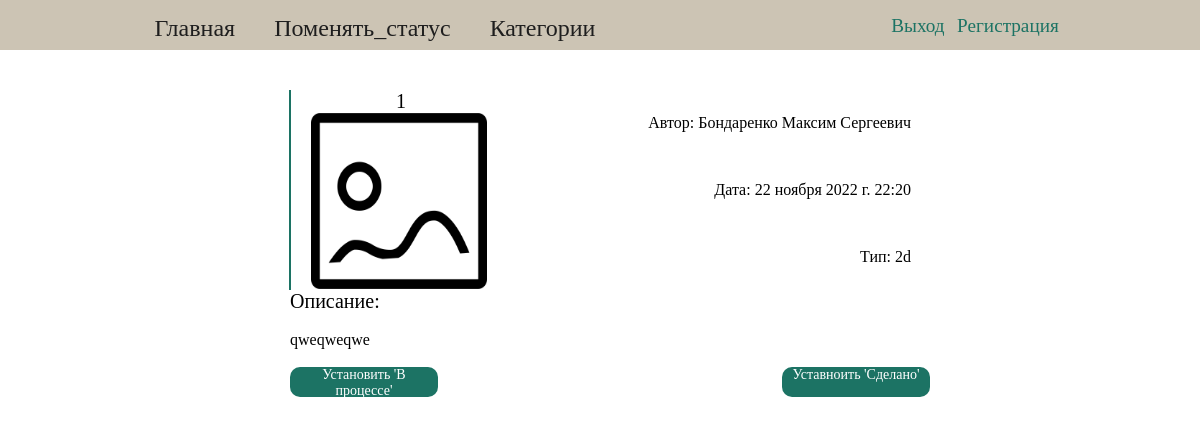
Screenshot of /portal/changeStatus/ (signed in) with the database file from the repository.
### portal/models.py (models this page shows, shortened)
class Project(models.Model):
    id = models.AutoField(primary_key=True, unique=True, verbose_name='id')
    title = models.CharField(max_length=100, verbose_name='Project name')
    description = models.TextField(max_length=400, verbose_name='Description')
    img = models.ImageField(upload_to='img/', verbose_name='picture', null=True)
    apply_date = models.DateTimeField(default=datetime.now(), editable=False)
    author = models.ForeignKey('User', on_delete=models.SET_NULL, verbose_name='Project owner', null=True, blank=True, to_field='id')
    com = models.CharField(max_length=400, verbose_name='Description', default='Этот проект ещё не принят в разработку!')
    category = models.ForeignKey(Category, help_text='Категория заявки', to_field='type', on_delete=models.CASCADE, blank=False)
    PROCESS_STATUS = (('i', 'В процессе'),
                      ('d', 'Готовый'),
                      ('n', 'Новые'))
    process_status = models.CharField(
        max_length=1,
        choices=PROCESS_STATUS,
        blank=True,
        default='n',
        help_text='Статус')
    class Meta:
        ordering = ['apply_date']

class User(AbstractBaseUser, PermissionsMixin):
    id = models.AutoField(primary_key=True, unique=True)
    full_name = models.CharField(max_length=50, help_text="ФИО")
    username = models.CharField(max_length=50, unique=True)
    password = models.CharField(max_length=200)
    email = models.EmailField(unique=True, max_length=254)
    is_staff = models.BooleanField(default=False)
    USERNAME_FIELD = 'username'  # Идентификатор для обращения
    REQUIRED_FIELDS = ['email']  # Список имён полей для Superuser
    objects = UserManager()

class Category(models.Model):
    type = models.CharField(max_length=30, unique=True)
    def __str__(self):
        return self.type

### portal/views.py (the view)
@login_required
def change_status(request):
    if request.user.is_staff:
        Projects = Project.objects.filter(process_status='n')
    else:
        return render(request, 'errors/staff_error.html', {})
    return render(request, 'staff_project_managment/projects_to_change.html', {'Projects': Projects})

### portal/templates/staff_project_managment/projects_to_change.html (shortened to what this page needs)
{% extends "base_gineric.html" %}
{% block content %}
<div id="my_projects_div">
    {% if Projects %}
        {% for project in Projects %}
            <div class="project_post">
                    <div class="picture_div_post">
                        <p class="project_name">{{project.title}}</p>
                        <img src="{{ project.img.url }}" alt="..." width="176" height="176">
                    </div>
                    <div class="description_div_post">
                        <p>Автор: {{ project.author.full_name }}</p>
                        <p>Дата: {{ project.apply_date }}</p>
                        <p>Тип: {{project.category}}</p>
                    </div>
                </div>
            <div id="detail_description_div">
                <p style="font-size: 20px;">Описание:</p><br>
                <p id="description">{{project.description}}</p><br>
                <div id="change_status_btns_div">
                    <a href="{% url 'confirm_status_change' project.id 'i' %}" class="btn">Установить 'В процессе'</a>
                    <a href="{% url 'confirm_status_change' project.id 'd' %}" class="btn">Уставноить 'Сделано'</a>
                </div>
            </div>
        {% endfor %}
    {% else %}
        <p>Проектов со статусом 'Новый' нет!</p>
    {% endif %}
</div>
{% endblock %}

### portal/static/css/style.css (style rules this page uses)
* { margin: 0px; padding: 0px; }
#my_projects_div { width: 100%; display: flex; flex-direction: column; align-items: center; }
.project_post { padding-left: 20px; display: flex; justify-content: space-between; margin-top: 40px; width: 600px; height: 200px; border-left: 2px solid #1c7364; }
.picture_div_post { height: 200px; width: 180px; }
.project_name { text-align: center; font-size: 20px; }
.description_div_post { display: flex; flex-direction: column; align-items: flex-end; justify-content: space-around; height: 200px; width: 400px; }
.show_detail, #back_to_projects, #update_btn, #delete_btn, #login_btn, .btn { padding: 0 4px 0 4px; text-align: center; text-decoration: none; width:200px; height: 30px; border-radius: 10px; border: none; background: #1c7364; font-size: 1.2em; color: white; }
#detail_description_div { width: 620px; }
#change_status_btns_div { width: 640px; display: flex; justify-content: space-between; }
#change_status_btns_div > a { width: 140px; }
#change_status_btns_div > a { font-size: 14px; }

### rows the page displays
Project: title "1", img (placeholder picture), author.full_name "Бондаренко Максим Сергеевич", apply_date "22 ноября 2022 г. 22:20", category "2d", description "qweqweqwe"
